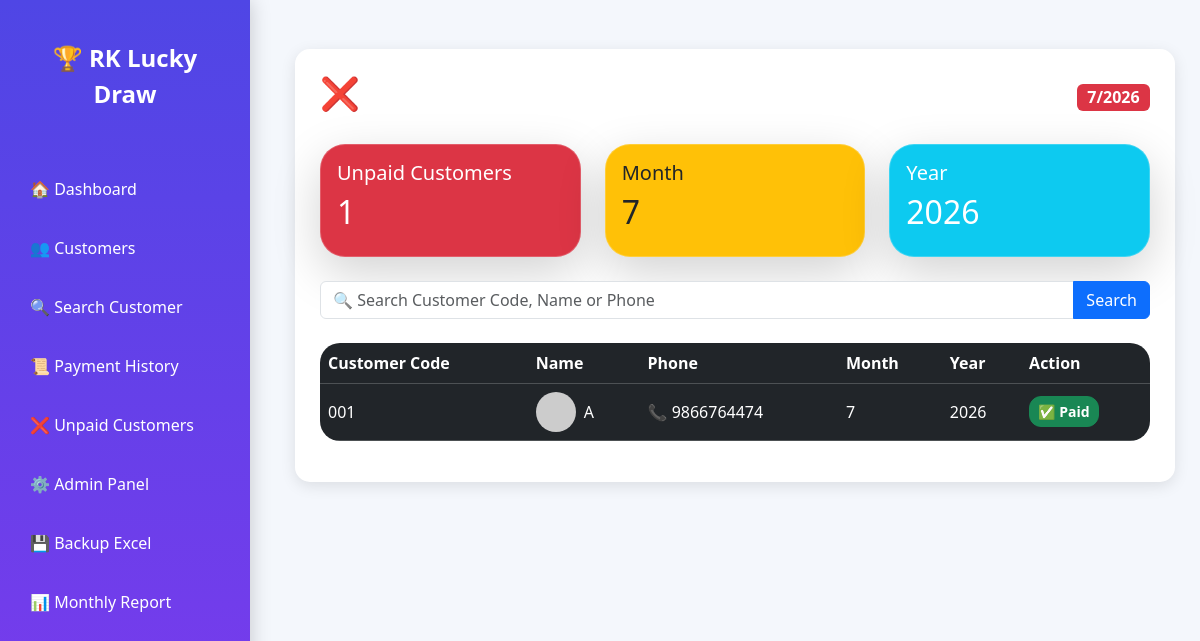
/unpaid/, run on an earlier commit of the app's database.
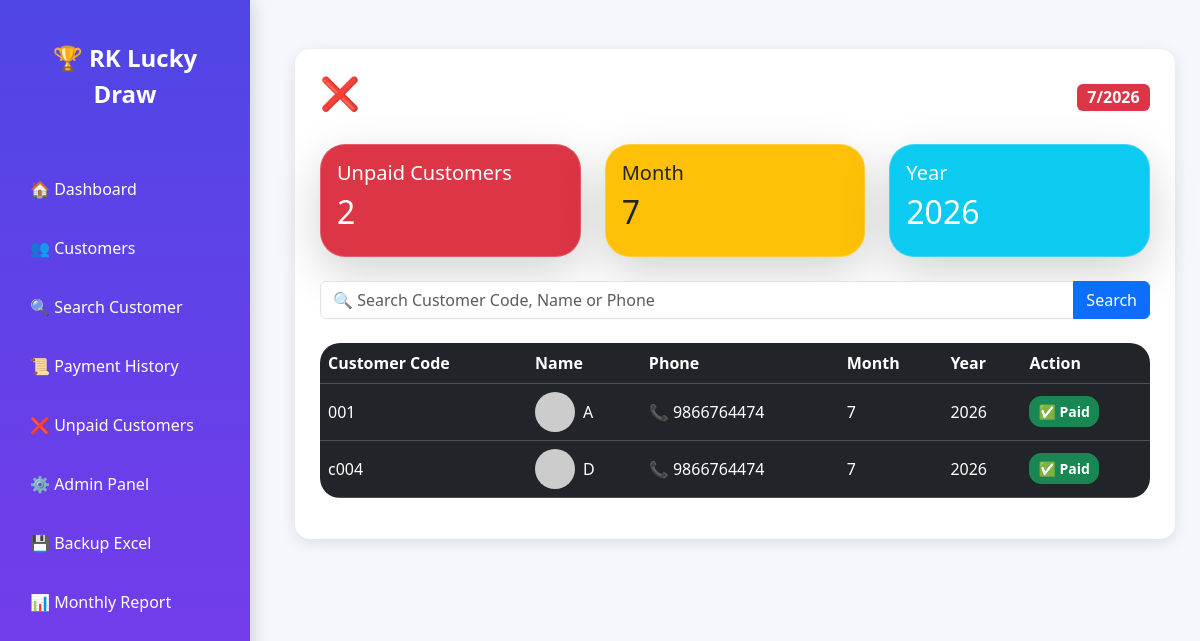
And on a later commit of the database.
### payments/models.py (models this page shows, shortened)
class Payment(models.Model):
    customer = models.ForeignKey(Customer,on_delete=models.CASCADE)
    month = models.IntegerField()
    year = models.IntegerField()
    amount = models.DecimalField(
        max_digits=10,
        decimal_places=2,
        default=3000
    )
    status = models.CharField(
        max_length=10,
        choices=[
            ('Paid','Paid'),
            ('Not Paid','Not Paid')
        ],
        default='Not Paid'
    )
    paid_date = models.DateField(
        null=True,
        blank=True
    )
    paid_time = models.DateTimeField(
        null=True,
        blank=True
    )
    class Meta:
        unique_together = ('customer', 'month', 'year')

class Customer(models.Model):
    customer_code = models.CharField(max_length=20, unique=True)
    name = models.CharField(max_length=100)
    phone = models.CharField(max_length=15)

### payments/views.py (the view, shortened to what this page needs)
# urls.py: path('unpaid/', views.unpaid_customers, name='unpaid'),
def unpaid_customers(request):
    today = date.today()
    current_month = today.month
    current_year = today.year
    query = request.GET.get('q')
    payments = Payment.objects.filter(
        status='Not Paid',
        month=current_month,
        year=current_year
    )
    return render(
        request,
        'unpaid_customers.html',
        {
            'payments': payments,
            'current_month': current_month,
            'current_year': current_year
        }
    )

### payments/templates/unpaid_customers.html
{% extends 'base.html' %}
{% block content %}
<div class="page-card">
    <div class="d-flex justify-content-between align-items-center mb-4">
        <h2>❌ Unpaid Customers Report</h2>
        <span class="badge bg-danger fs-6">
            {{ current_month }}/{{ current_year }}
        </span>
    </div>
    <div class="row mb-4">
    <div class="col-md-4">
        <div class="card bg-danger text-white shadow-lg">
            <div class="card-body">
                <h5>Unpaid Customers</h5>
                <h2>{{ payments|length }}</h2>
            </div>
        </div>
    </div>
    <div class="col-md-4">
        <div class="card bg-warning text-dark shadow-lg">
            <div class="card-body">
                <h5>Month</h5>
                <h2>{{ current_month }}</h2>
            </div>
        </div>
    </div>
    <div class="col-md-4">
        <div class="card bg-info text-white shadow-lg">
            <div class="card-body">
                <h5>Year</h5>
                <h2>{{ current_year }}</h2>
            </div>
        </div>
    </div>
</div>
<div class="mb-4">
    <form method="GET">
        <div class="input-group">
            <input
                type="text"
                name="q"
                class="form-control"
                placeholder="🔍 Search Customer Code, Name or Phone">
            <button
                type="submit"
                class="btn btn-primary">
                Search
            </button>
        </div>
    </form>
</div>
    <table class="table table-dark table-hover align-middle">
        <thead>
            <tr>
                <th>Customer Code</th>
                <th>Name</th>
                <th>Phone</th>
                <th>Month</th>
                <th>Year</th>
                <th>Action</th>
            </tr>
        </thead>
        <tbody>
        {% for payment in payments %}
            <tr>
                <td>{{ payment.customer.customer_code }}</td>
               <td>
    <div class="d-flex align-items-center">
        <img src="https://ui-avatars.com/api/?name={{ payment.customer.name }}"
             width="40" height="40"
             class="rounded-circle me-2">
        {{ payment.customer.name }}
    </div>
</td>
                <td>
    📞 {{ payment.customer.phone }}
</td>
                <td>{{ payment.month }}</td>
                <td>{{ payment.year }}</td>
                <td>
    <a href="{% url 'mark_paid' payment.id %}"
       class="btn btn-success btn-sm">
       ✅ Paid
    </a>
</td>
            </tr>
        {% empty %}
            <tr>
                <td colspan="6" class="text-center">
                    🎉 No unpaid customers this month
                </td>
            </tr>
        {% endfor %}
        </tbody>
    </table>
</div>
{% endblock %}

### payments/templates/base.html (shortened to what this page needs)
{% load static %}
<!DOCTYPE html>
<html>
<head>
    <link href="https://cdn.jsdelivr.net/npm/bootstrap@5.3.7/dist/css/bootstrap.min.css" rel="stylesheet">
    <link rel="stylesheet" href="{% static 'css/style.css' %}">
</head>
<body>
<div class="sidebar">
    <div class="logo">
        🏆 RK Lucky Draw
    </div>
    <a href="/">🏠 Dashboard</a>
<a href="/customers/">👥 Customers</a>
<a href="/search/">🔍 Search Customer</a>
<a href="/history/">📜 Payment History</a>
<a href="/unpaid/">❌ Unpaid Customers</a>
<a href="/admin/">⚙️ Admin Panel</a>
 <a href="/backup/">💾 Backup Excel</a>
 <a href="/monthly-report/">📊 Monthly Report</a>
</div>
<div class="mobile-menu">
    <a href="/">🏠</a>
    <a href="/customers/">👥</a>
    <a href="/search/">🔍</a>
    <a href="/history/">📜</a>
    <a href="/unpaid/">❌</a>
    <a href="/backup/">💾 Backup Excel</a>
</div>
<div class="content">
    {% block content %}
    {% endblock %}
</div>
</html>

### static/css/style.css (style rules this page uses)
body { background: linear-gradient( 135deg, #0f172a, #1e3a8a, #7c3aed ); min-height:100vh; color:white; }
.sidebar { background: rgba(15,23,42,.95); backdrop-filter: blur(20px); width:280px; height:100vh; position:fixed; box-shadow:0 0 40px rgba(0,0,0,.5); }
.sidebar a { color:white; padding:16px 25px; margin:10px; border-radius:15px; display:block; text-decoration:none; transition:.3s; }
.logo { color:white; text-align:center; font-size:24px; font-weight:bold; padding:20px; }
.sidebar a { display:block; color:white; padding:15px 20px; margin:8px; border-radius:12px; text-decoration:none; transition:.3s; }
.content { margin-left:280px; padding:30px; }
.card { background: rgba(255,255,255,0.15); backdrop-filter: blur(15px); border-radius: 25px; border: 1px solid rgba(255,255,255,0.2); box-shadow: 0 8px 32px rgba(31,38,135,0.3); transition: 0.4s; }
table { border-radius:20px; overflow:hidden; background:white; color:black; }
body { background: linear-gradient( 135deg, #0f172a, #1e3a8a, #7c3aed ); min-height:100vh; color:white; font-family:'Segoe UI',sans-serif; }
.page-card { background: rgba(255,255,255,.12); backdrop-filter: blur(20px); border-radius: 25px; padding: 30px; box-shadow: 0 10px 40px rgba(0,0,0,.4); }
.table { border-radius:20px; overflow:hidden; }
.btn-success { border-radius:12px; font-weight:bold; transition:.3s; }

### payments/templates/base.html (style rules this page uses)
body { background:#f4f7fc; }
.sidebar { width:250px; height:100vh; position:fixed; background:linear-gradient(180deg,#4f46e5,#7c3aed); padding-top:20px; box-shadow:0 0 20px rgba(0,0,0,0.2); }
.logo { color:white; text-align:center; font-size:24px; font-weight:bold; margin-bottom:30px; }
.sidebar a { color:white; display:block; padding:15px 20px; text-decoration:none; margin:5px 10px; border-radius:10px; transition:0.3s; font-weight:500; }
.content { margin-left:270px; padding:25px; }
.page-card { background:white; padding:25px; border-radius:15px; box-shadow:0 4px 15px rgba(0,0,0,0.1); }

What changed in the data, as far as the page shows it:
added Payment: customer.customer_code "c004", customer.name "D", customer.phone "9866764474", month "7", year "2026"
Also different on the page:
{{ payments|length }}: "1" → "2"
